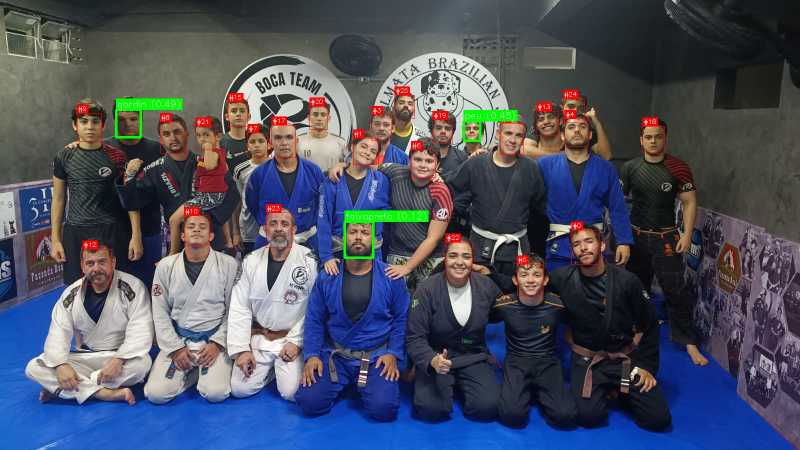
#> input picture debug_output/resultado_match.jpg, 1600 x 900 px (shown at 1/2 size)
$ python -i debug_visual.py   (imports and definitions only)
#> lines starting #> are read from the running program, lines starting #| are printed output that depends on the picture
#> further down, picture is the input picture: shape (900, 1600, 3); mean B, G, R 96, 80.8, 76
"""Gera imagem da turma com box verde no match e vermelha nos demais."""

import cv2
import numpy as np
from pathlib import Path
from deepface import DeepFace

BASE_DIR = Path(__file__).parent
ALUNOS_DIR = BASE_DIR / "alunos"
OUTPUT_DIR = BASE_DIR / "debug_output"

MODEL_NAME = "ArcFace"
DETECTOR = "retinaface"


def preprocess_face(img, min_dim=160):
#> called with min_dim = 160
    h, w = img.shape[:2]
#> h = 900; w = 1600
    if h < min_dim or w < min_dim:
        scale = max(min_dim / h, min_dim / w)
        img = cv2.resize(img, (int(w * scale), int(h * scale)), interpolation=cv2.INTER_CUBIC)
    lab = cv2.cvtColor(img, cv2.COLOR_BGR2LAB)
#> lab: shape (900, 1600, 3); mean of channels 0, 1, 2 87.9, 133.7, 119.5
    l, a, b = cv2.split(lab)
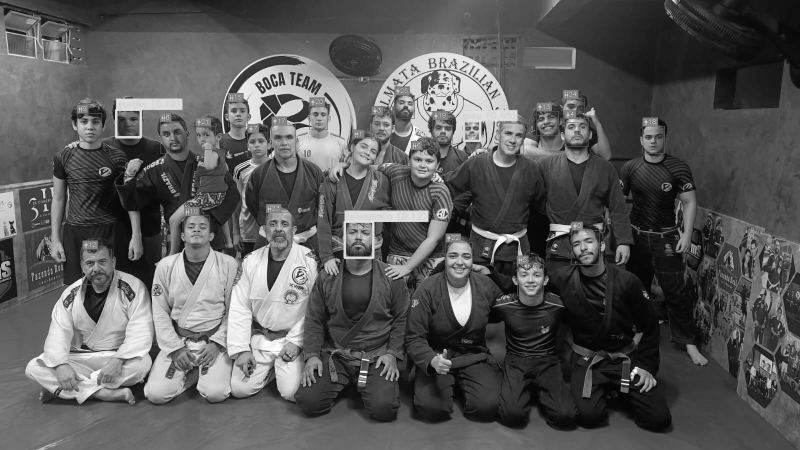
#> l: shape (900, 1600) (shown at 1/2 size); min 0, max 255, mean 87.9
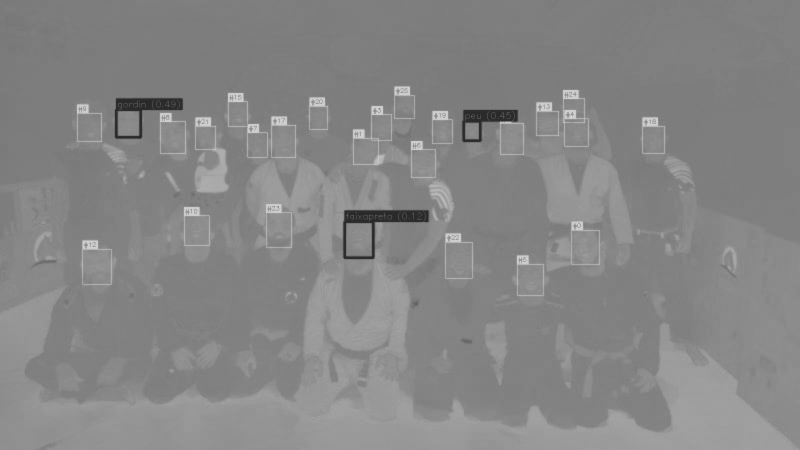
#> a: shape (900, 1600) (shown at 1/2 size); min 42, max 208, mean 133.7
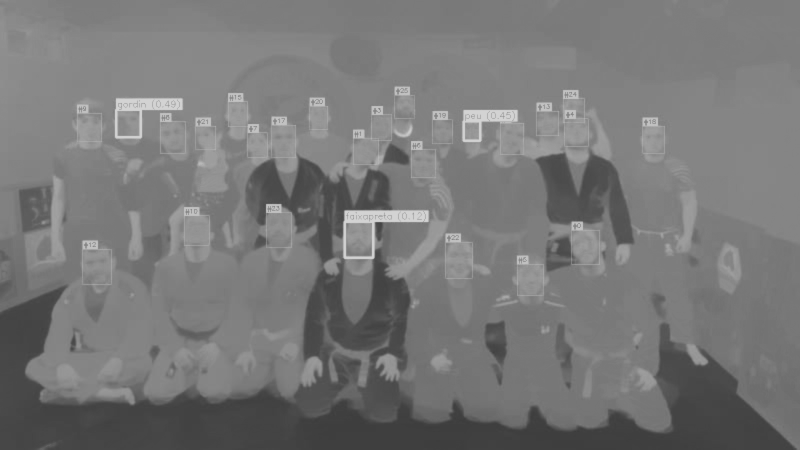
#> b: shape (900, 1600) (shown at 1/2 size); min 59, max 211, mean 119.5
    clahe = cv2.createCLAHE(clipLimit=2.0, tileGridSize=(8, 8))
    l = clahe.apply(l)
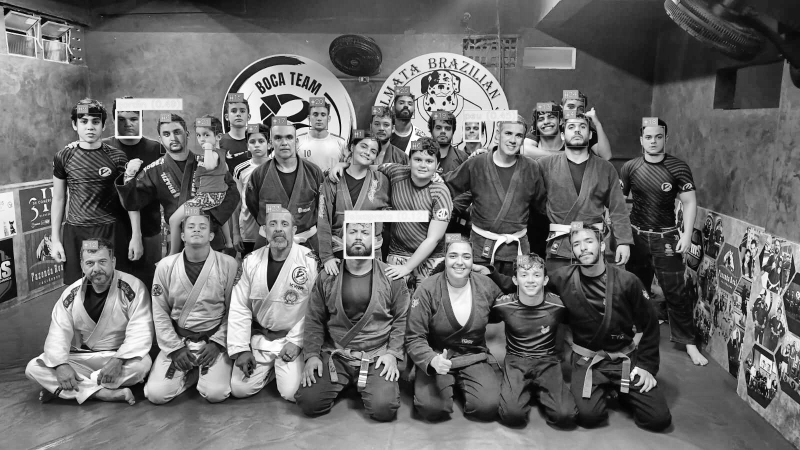
#> l: shape (900, 1600) (shown at 1/2 size); min 0, max 255, mean 106.5
    return cv2.cvtColor(cv2.merge([l, a, b]), cv2.COLOR_LAB2BGR)
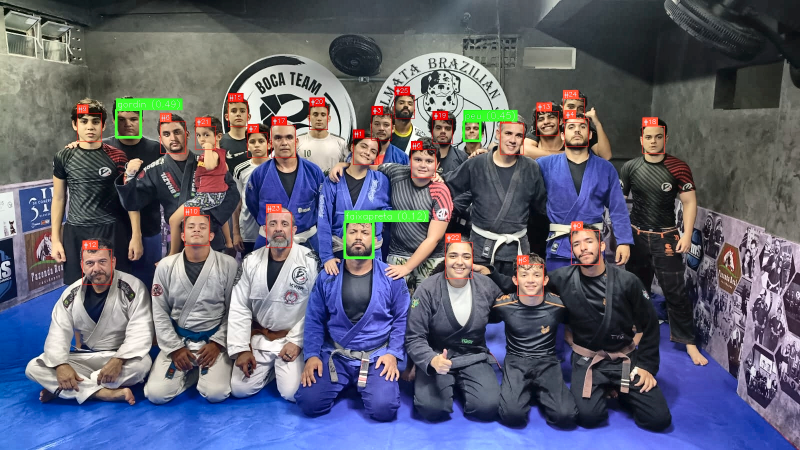
#> returned value: shape (900, 1600, 3) (shown at 1/2 size); mean B, G, R 114.1, 98.6, 97


# [83 lines left out: function main, not called in this run]


# [2 lines not run here, left out]

>>> import cv2
>>> picture = cv2.imread('debug_output/resultado_match.jpg')
>>> result = preprocess_face(picture)
